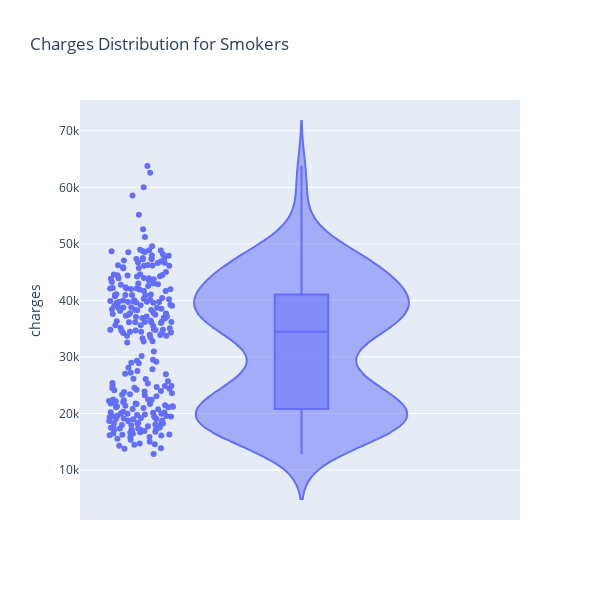

The code cell stored with this chart in its notebook:
### Markdown cell above
#### Inference from distribution of charges
* Distribution of charges displayed in adding with extra information like smoking status, amongst non-smokers most had their annual charges in the lower bound of under 2k - 15k, smaller portion of the population had charges up to 38k which suggests underlying health issues, accidents, genetic disorders which might have raised the charges. The boxplot reveals the presence of outliers in the distribution of charges which might be as a result of increasing medical charges dues to underlying health challenges.

* With the smoker status turned on, a bimodal distribution could be seen splitting the data distribution into 2 equal parts, this shows 2 distinct group of smokers, young smokers and old smokers. Younger smokers had their annual charges under 30k which adults had their charges up to 64k. Additionally increasing charges could suggest underlying health condition like heart disease, lungs disease in conjuction with smoking which might raise medical charges.

### Code cell
fig = px.violin(
    medic_df[medic_df['smoker'] == 'yes'],
    y = 'charges',
    box = True,
    points='all',
    height=600,
    width=600,
    title='Charges Distribution for Smokers'
)
fig.show()

### Figure 1 — Plotly figure (JSON) as saved in the notebook; plotly's stock layout.template omitted (floating-point values rounded to 4 significant figures; data arrays with more than 128 entries replaced by an {"elided": "..."} marker saying what was removed)
{"data": [{"alignmentgroup": "True", "box": {"visible": true}, "hovertemplate": "charges=%{y}<extra></extra>", "legendgroup": "", "marker": {"color": "#636efa"}, "name": "", "offsetgroup": "", "orientation": "v", "points": "all", "scalegroup": "True", "showlegend": false, "type": "violin", "x0": " ", "xaxis": "x", "y": {"elided": "274 float values"}, "y0": " ", "yaxis": "y"}], "layout": {"height": 600, "legend": {"tracegroupgap": 0}, "title": {"text": "Charges Distribution for Smokers"}, "violinmode": "group", "width": 600, "xaxis": {"anchor": "y", "domain": [0, 1]}, "yaxis": {"anchor": "x", "domain": [0, 1], "title": {"text": "charges"}}}}
